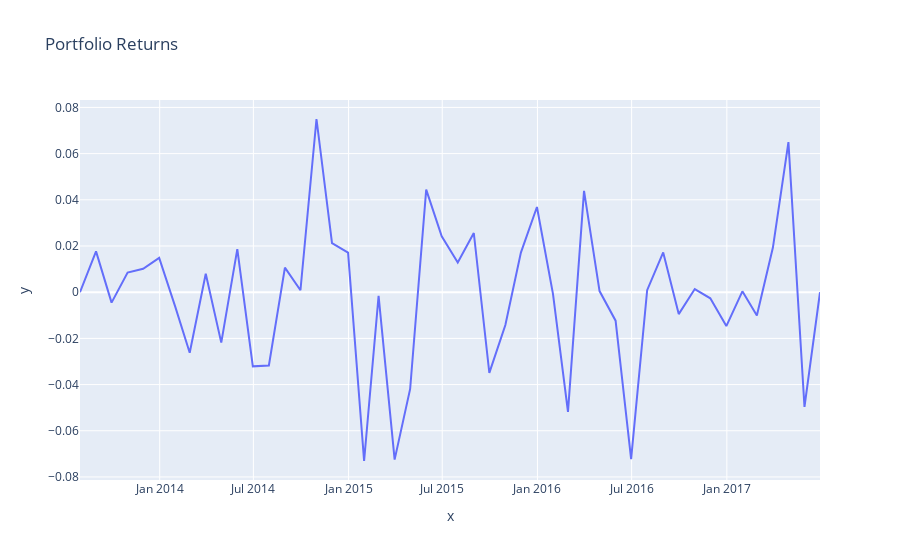

Write notebook code for a chart like this one.
### Code cell
plot_stock('Portfolio Returns', expected_portfolio_returns.T.sum())
